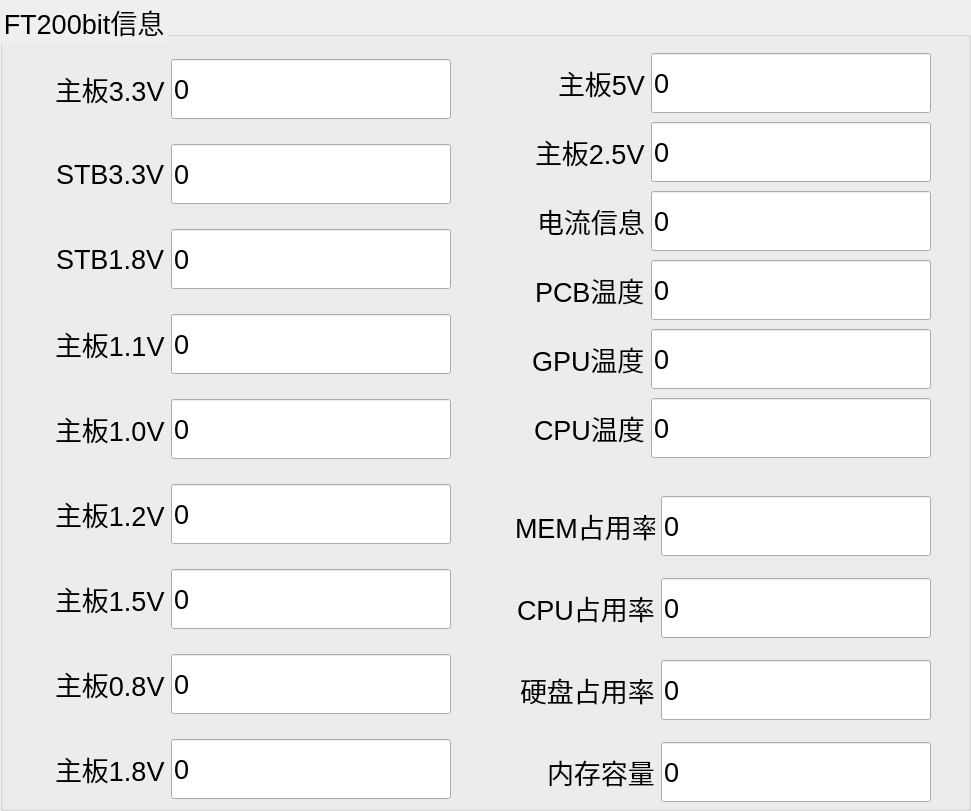
      <widget class="QGroupBox" name="Ft2000Group">
       <property name="geometry">
        <rect>
         <x>960</x>
         <y>-5</y>
         <width>971</width>
         <height>811</height>
        </rect>
       </property>
       <property name="styleSheet">
        <string notr="true">font: 20pt;</string>
       </property>
       <property name="title">
        <string>FT200bit信息</string>
       </property>
       <widget class="QWidget" name="layoutWidget_4">
        <property name="geometry">
         <rect>
          <x>30</x>
          <y>40</y>
          <width>421</width>
          <height>781</height>
         </rect>
        </property>
        <layout class="QVBoxLayout" name="verticalLayout_9">
         <item>
          <layout class="QHBoxLayout" name="horizontalLayout_23">
           <item>
            <spacer name="horizontalSpacer_34">
             <property name="orientation">
              <enum>Qt::Horizontal</enum>
             </property>
             <property name="sizeHint" stdset="0">
              <size>
               <width>40</width>
               <height>20</height>
              </size>
             </property>
            </spacer>
           </item>
           <item>
            <widget class="QLabel" name="ht706TemSensor1_2">
             <property name="layoutDirection">
              <enum>Qt::LeftToRight</enum>
             </property>
             <property name="text">
              <string>主板3.3V</string>
             </property>
            </widget>
           </item>
           <item>
            <widget class="QLineEdit" name="lineEditFT3_3">
             <property name="minimumSize">
              <size>
               <width>280</width>
               <height>60</height>
              </size>
             </property>
             <property name="maximumSize">
              <size>
               <width>280</width>
               <height>16777215</height>
              </size>
             </property>
             <property name="text">
              <string>0</string>
             </property>
            </widget>
           </item>
          </layout>
         </item>
         <item>
          <layout class="QHBoxLayout" name="horizontalLayout_24">
           <item>
            <spacer name="horizontalSpacer_33">
             <property name="orientation">
              <enum>Qt::Horizontal</enum>
             </property>
             <property name="sizeHint" stdset="0">
              <size>
               <width>40</width>
               <height>20</height>
              </size>
             </property>
            </spacer>
           </item>
           <item>
            <widget class="QLabel" name="ht706TemSnsor2_2">
             <property name="layoutDirection">
              <enum>Qt::LeftToRight</enum>
             </property>
             <property name="text">
              <string>STB3.3V</string>
             </property>
            </widget>
           </item>
           <item>
            <widget class="QLineEdit" name="lineEditFTStb3_3">
             <property name="minimumSize">
              <size>
               <width>280</width>
               <height>60</height>
              </size>
             </property>
             <property name="maximumSize">
              <size>
               <width>280</width>
               <height>16777215</height>
              </size>
             </property>
             <property name="text">
              <string>0</string>
             </property>
            </widget>
           </item>
          </layout>
         </item>
         <item>
          <layout class="QHBoxLayout" name="horizontalLayout_25">
           <item>
            <spacer name="horizontalSpacer_32">
             <property name="orientation">
              <enum>Qt::Horizontal</enum>
             </property>
             <property name="sizeHint" stdset="0">
              <size>
               <width>40</width>
               <height>20</height>
              </size>
             </property>
            </spacer>
           </item>
           <item>
            <widget class="QLabel" name="ht706Board12v_2">
             <property name="layoutDirection">
              <enum>Qt::LeftToRight</enum>
             </property>
             <property name="text">
              <string>STB1.8V</string>
             </property>
            </widget>
           </item>
           <item>
            <widget class="QLineEdit" name="lineEditFTStb5">
             <property name="minimumSize">
              <size>
               <width>280</width>
               <height>60</height>
              </size>
             </property>
             <property name="maximumSize">
              <size>
               <width>280</width>
               <height>16777215</height>
              </size>
             </property>
             <property name="text">
              <string>0</string>
             </property>
            </widget>
           </item>
          </layout>
         </item>
         <item>
          <layout class="QHBoxLayout" name="horizontalLayout_26">
           <item>
            <spacer name="horizontalSpacer_31">
             <property name="orientation">
              <enum>Qt::Horizontal</enum>
             </property>
             <property name="sizeHint" stdset="0">
              <size>
               <width>40</width>
               <height>20</height>
              </size>
             </property>
            </spacer>
           </item>
           <item>
            <widget class="QLabel" name="ht706Board5v_2">
             <property name="layoutDirection">
              <enum>Qt::LeftToRight</enum>
             </property>
             <property name="text">
              <string>主板1.1V</string>
             </property>
            </widget>
           </item>
           <item>
            <widget class="QLineEdit" name="lineEditFT1_1">
             <property name="minimumSize">
              <size>
               <width>280</width>
               <height>60</height>
              </size>
             </property>
             <property name="maximumSize">
              <size>
               <width>280</width>
               <height>16777215</height>
              </size>
             </property>
             <property name="text">
              <string>0</string>
             </property>
            </widget>
           </item>
          </layout>
         </item>
         <item>
          <layout class="QHBoxLayout" name="horizontalLayout_27">
           <item>
            <spacer name="horizontalSpacer_30">
             <property name="orientation">
              <enum>Qt::Horizontal</enum>
             </property>
             <property name="sizeHint" stdset="0">
              <size>
               <width>40</width>
               <height>20</height>
              </size>
             </property>
            </spacer>
           </item>
           <item>
            <widget class="QLabel" name="ht706Board3_3v_2">
             <property name="layoutDirection">
              <enum>Qt::LeftToRight</enum>
             </property>
             <property name="text">
              <string>主板1.0V</string>
             </property>
            </widget>
           </item>
           <item>
            <widget class="QLineEdit" name="lineEditFT1_0">
             <property name="minimumSize">
              <size>
               <width>280</width>
               <height>60</height>
              </size>
             </property>
             <property name="maximumSize">
              <size>
               <width>280</width>
               <height>16777215</height>
              </size>
             </property>
             <property name="text">
              <string>0</string>
             </property>
            </widget>
           </item>
          </layout>
         </item>
         <item>
          <layout class="QHBoxLayout" name="horizontalLayout_28">
           <item>
            <spacer name="horizontalSpacer_29">
             <property name="orientation">
              <enum>Qt::Horizontal</enum>
             </property>
             <property name="sizeHint" stdset="0">
              <size>
               <width>40</width>
               <height>20</height>
              </size>
             </property>
            </spacer>
           </item>
           <item>
            <widget class="QLabel" name="ht706Board1_2v_2">
             <property name="layoutDirection">
              <enum>Qt::LeftToRight</enum>
             </property>
             <property name="text">
              <string>主板1.2V</string>
             </property>
            </widget>
           </item>
           <item>
            <widget class="QLineEdit" name="lineEditFT1_2">
             <property name="minimumSize">
              <size>
               <width>280</width>
               <height>60</height>
              </size>
             </property>
             <property name="maximumSize">
              <size>
               <width>280</width>
               <height>16777215</height>
              </size>
             </property>
             <property name="text">
              <string>0</string>
             </property>
            </widget>
           </item>
          </layout>
         </item>
         <item>
          <layout class="QHBoxLayout" name="horizontalLayout_29">
           <item>
            <spacer name="horizontalSpacer_28">
             <property name="orientation">
              <enum>Qt::Horizontal</enum>
             </property>
             <property name="sizeHint" stdset="0">
              <size>
               <width>40</width>
               <height>20</height>
              </size>
             </property>
            </spacer>
           </item>
           <item>
            <widget class="QLabel" name="ht706HeatStatus_2">
             <property name="layoutDirection">
              <enum>Qt::LeftToRight</enum>
             </property>
             <property name="text">
              <string>主板1.5V</string>
             </property>
            </widget>
           </item>
           <item>
            <widget class="QLineEdit" name="lineEditFT1_5">
             <property name="minimumSize">
              <size>
               <width>280</width>
               <height>60</height>
              </size>
             </property>
             <property name="maximumSize">
              <size>
               <width>280</width>
               <height>16777215</height>
              </size>
             </property>
             <property name="text">
              <string>0</string>
             </property>
            </widget>
           </item>
          </layout>
         </item>
         <item>
          <layout class="QHBoxLayout" name="horizontalLayout_22">
           <item>
            <spacer name="horizontalSpacer_18">
             <property name="orientation">
              <enum>Qt::Horizontal</enum>
             </property>
             <property name="sizeHint" stdset="0">
              <size>
               <width>10</width>
               <height>20</height>
              </size>
             </property>
            </spacer>
           </item>
           <item>
            <widget class="QLabel" name="ht706BoardTem_6">
             <property name="layoutDirection">
              <enum>Qt::LeftToRight</enum>
             </property>
             <property name="text">
              <string>主板0.8V</string>
             </property>
            </widget>
           </item>
           <item>
            <widget class="QLineEdit" name="lineEditFt0_8">
             <property name="minimumSize">
              <size>
               <width>280</width>
               <height>60</height>
              </size>
             </property>
             <property name="maximumSize">
              <size>
               <width>280</width>
               <height>16777215</height>
              </size>
             </property>
             <property name="text">
              <string>0</string>
             </property>
            </widget>
           </item>
          </layout>
         </item>
         <item>
          <layout class="QHBoxLayout" name="horizontalLayout_21">
           <item>
            <spacer name="horizontalSpacer_19">
             <property name="orientation">
              <enum>Qt::Horizontal</enum>
             </property>
             <property name="sizeHint" stdset="0">
              <size>
               <width>10</width>
               <height>20</height>
              </size>
             </property>
            </spacer>
           </item>
           <item>
            <widget class="QLabel" name="ht706BoardTem_5">
             <property name="layoutDirection">
              <enum>Qt::LeftToRight</enum>
             </property>
             <property name="text">
              <string>主板1.8V</string>
             </property>
            </widget>
           </item>
           <item>
            <widget class="QLineEdit" name="lineEditFT1_8">
             <property name="minimumSize">
              <size>
               <width>280</width>
               <height>60</height>
              </size>
             </property>
             <property name="text">
              <string>0</string>
             </property>
            </widget>
           </item>
          </layout>
         </item>
        </layout>
       </widget>
       <widget class="QWidget" name="layoutWidget_2">
        <property name="geometry">
         <rect>
          <x>500</x>
          <y>50</y>
          <width>431</width>
          <height>411</height>
         </rect>
        </property>
        <layout class="QVBoxLayout" name="verticalLayout_6">
         <item>
          <layout class="QHBoxLayout" name="horizontalLayout_30">
           <item>
            <spacer name="horizontalSpacer_27">
             <property name="orientation">
              <enum>Qt::Horizontal</enum>
             </property>
             <property name="sizeHint" stdset="0">
              <size>
               <width>40</width>
               <height>20</height>
              </size>
             </property>
            </spacer>
           </item>
           <item>
            <widget class="QLabel" name="ht706BoardTem_2">
             <property name="layoutDirection">
              <enum>Qt::LeftToRight</enum>
             </property>
             <property name="text">
              <string>主板5V</string>
             </property>
            </widget>
           </item>
           <item>
            <widget class="QLineEdit" name="lineEditFT5">
             <property name="minimumSize">
              <size>
               <width>280</width>
               <height>60</height>
              </size>
             </property>
             <property name="maximumSize">
              <size>
               <width>280</width>
               <height>16777215</height>
              </size>
             </property>
             <property name="text">
              <string>0</string>
             </property>
            </widget>
           </item>
          </layout>
         </item>
         <item>
          <layout class="QHBoxLayout" name="horizontalLayout_47">
           <item>
            <spacer name="horizontalSpacer_38">
             <property name="orientation">
              <enum>Qt::Horizontal</enum>
             </property>
             <property name="sizeHint" stdset="0">
              <size>
               <width>40</width>
               <height>20</height>
              </size>
             </property>
            </spacer>
           </item>
           <item>
            <widget class="QLabel" name="ht706BoardTem_4">
             <property name="layoutDirection">
              <enum>Qt::LeftToRight</enum>
             </property>
             <property name="text">
              <string>主板2.5V</string>
             </property>
            </widget>
           </item>
           <item>
            <widget class="QLineEdit" name="lineEditFT2_5">
             <property name="minimumSize">
              <size>
               <width>280</width>
               <height>60</height>
              </size>
             </property>
             <property name="maximumSize">
              <size>
               <width>280</width>
               <height>16777215</height>
              </size>
             </property>
             <property name="text">
              <string>0</string>
             </property>
            </widget>
           </item>
          </layout>
         </item>
         <item>
          <layout class="QHBoxLayout" name="horizontalLayout_20">
           <item>
            <spacer name="horizontalSpacer_20">
             <property name="orientation">
              <enum>Qt::Horizontal</enum>
             </property>
             <property name="sizeHint" stdset="0">
              <size>
               <width>13</width>
               <height>20</height>
              </size>
             </property>
            </spacer>
           </item>
           <item>
            <widget class="QLabel" name="ht706ChnSignal_2">
             <property name="layoutDirection">
              <enum>Qt::LeftToRight</enum>
             </property>
             <property name="text">
              <string>电流信息</string>
             </property>
            </widget>
           </item>
           <item>
            <widget class="QLineEdit" name="lineEditFtCurrent">
             <property name="minimumSize">
              <size>
               <width>280</width>
               <height>60</height>
              </size>
             </property>
             <property name="text">
              <string>0</string>
             </property>
            </widget>
           </item>
          </layout>
         </item>
         <item>
          <layout class="QHBoxLayout" name="horizontalLayout_11">
           <item>
            <spacer name="horizontalSpacer_23">
             <property name="orientation">
              <enum>Qt::Horizontal</enum>
             </property>
             <property name="sizeHint" stdset="0">
              <size>
               <width>13</width>
               <height>20</height>
              </size>
             </property>
            </spacer>
           </item>
           <item>
            <widget class="QLabel" name="ht706Light_2">
             <property name="layoutDirection">
              <enum>Qt::LeftToRight</enum>
             </property>
             <property name="text">
              <string>PCB温度</string>
             </property>
            </widget>
           </item>
           <item>
            <widget class="QLineEdit" name="lineEditFtPcbTemp">
             <property name="minimumSize">
              <size>
               <width>280</width>
               <height>60</height>
              </size>
             </property>
             <property name="text">
              <string>0</string>
             </property>
            </widget>
           </item>
          </layout>
         </item>
         <item>
          <layout class="QHBoxLayout" name="horizontalLayout_13">
           <item>
            <spacer name="horizontalSpacer_22">
             <property name="orientation">
              <enum>Qt::Horizontal</enum>
             </property>
             <property name="sizeHint" stdset="0">
              <size>
               <width>13</width>
               <height>20</height>
              </size>
             </property>
            </spacer>
           </item>
           <item>
            <widget class="QLabel" name="ht706Contrast_2">
             <property name="layoutDirection">
              <enum>Qt::LeftToRight</enum>
             </property>
             <property name="text">
              <string>GPU温度</string>
             </property>
            </widget>
           </item>
           <item>
            <widget class="QLineEdit" name="lineEditFtGpuTemp">
             <property name="minimumSize">
              <size>
               <width>280</width>
               <height>60</height>
              </size>
             </property>
             <property name="text">
              <string>0</string>
             </property>
            </widget>
           </item>
          </layout>
         </item>
         <item>
          <layout class="QHBoxLayout" name="horizontalLayout_14">
           <item>
            <spacer name="horizontalSpacer_21">
             <property name="orientation">
              <enum>Qt::Horizontal</enum>
             </property>
             <property name="sizeHint" stdset="0">
              <size>
               <width>13</width>
               <height>20</height>
              </size>
             </property>
            </spacer>
           </item>
           <item>
            <widget class="QLabel" name="ht706ChnInterface_2">
             <property name="layoutDirection">
              <enum>Qt::LeftToRight</enum>
             </property>
             <property name="text">
              <string>CPU温度</string>
             </property>
            </widget>
           </item>
           <item>
            <widget class="QLineEdit" name="lineEditFtCpuTemp">
             <property name="minimumSize">
              <size>
               <width>280</width>
               <height>60</height>
              </size>
             </property>
             <property name="text">
              <string>0</string>
             </property>
            </widget>
           </item>
          </layout>
         </item>
        </layout>
       </widget>
       <widget class="QWidget" name="layoutWidget_3">
        <property name="geometry">
         <rect>
          <x>500</x>
          <y>480</y>
          <width>431</width>
          <height>341</height>
         </rect>
        </property>
        <layout class="QVBoxLayout" name="verticalLayout_7">
         <item>
          <layout class="QHBoxLayout" name="horizontalLayout_15">
           <item>
            <spacer name="horizontalSpacer_17">
             <property name="orientation">
              <enum>Qt::Horizontal</enum>
             </property>
             <property name="sizeHint" stdset="0">
              <size>
               <width>20</width>
               <height>20</height>
              </size>
             </property>
            </spacer>
           </item>
           <item>
            <widget class="QLabel" name="ht706ChnSignal_4">
             <property name="maximumSize">
              <size>
               <width>140</width>
               <height>16777215</height>
              </size>
             </property>
             <property name="layoutDirection">
              <enum>Qt::LeftToRight</enum>
             </property>
             <property name="text">
              <string>MEM占用率</string>
             </property>
            </widget>
           </item>
           <item>
            <widget class="QLineEdit" name="lineEditFtMEMOcc">
             <property name="minimumSize">
              <size>
               <width>270</width>
               <height>60</height>
              </size>
             </property>
             <property name="maximumSize">
              <size>
               <width>270</width>
               <height>16777215</height>
              </size>
             </property>
             <property name="text">
              <string>0</string>
             </property>
            </widget>
           </item>
          </layout>
         </item>
         <item>
          <layout class="QHBoxLayout" name="horizontalLayout_16">
           <item>
            <spacer name="horizontalSpacer_16">
             <property name="orientation">
              <enum>Qt::Horizontal</enum>
             </property>
             <property name="sizeHint" stdset="0">
              <size>
               <width>10</width>
               <height>20</height>
              </size>
             </property>
            </spacer>
           </item>
           <item>
            <widget class="QLabel" name="ht706ChnSignal_5">
             <property name="maximumSize">
              <size>
               <width>140</width>
               <height>16777215</height>
              </size>
             </property>
             <property name="layoutDirection">
              <enum>Qt::LeftToRight</enum>
             </property>
             <property name="text">
              <string>CPU占用率</string>
             </property>
            </widget>
           </item>
           <item>
            <widget class="QLineEdit" name="lineEditFtCpuOcc">
             <property name="minimumSize">
              <size>
               <width>270</width>
               <height>60</height>
              </size>
             </property>
             <property name="maximumSize">
              <size>
               <width>270</width>
               <height>16777215</height>
              </size>
             </property>
             <property name="text">
              <string>0</string>
             </property>
            </widget>
           </item>
          </layout>
         </item>
         <item>
          <layout class="QHBoxLayout" name="horizontalLayout_41">
           <item>
            <spacer name="horizontalSpacer_45">
             <property name="orientation">
              <enum>Qt::Horizontal</enum>
             </property>
             <property name="sizeHint" stdset="0">
              <size>
               <width>13</width>
               <height>20</height>
              </size>
             </property>
            </spacer>
           </item>
           <item>
            <widget class="QLabel" name="ht706ChnSignal_9">
             <property name="layoutDirection">
              <enum>Qt::LeftToRight</enum>
             </property>
             <property name="text">
              <string>硬盘占用率</string>
             </property>
            </widget>
           </item>
           <item>
            <widget class="QLineEdit" name="lineEditDiskOcc">
             <property name="minimumSize">
              <size>
               <width>270</width>
               <height>60</height>
              </size>
             </property>
             <property name="maximumSize">
              <size>
               <width>270</width>
               <height>16777215</height>
              </size>
             </property>
             <property name="text">
              <string>0</string>
             </property>
            </widget>
           </item>
          </layout>
         </item>
         <item>
          <layout class="QHBoxLayout" name="horizontalLayout_18">
           <item>
            <spacer name="horizontalSpacer_24">
             <property name="orientation">
              <enum>Qt::Horizontal</enum>
             </property>
             <property name="sizeHint" stdset="0">
              <size>
               <width>13</width>
               <height>20</height>
              </size>
             </property>
            </spacer>
           </item>
           <item>
            <widget class="QLabel" name="ht706ChnSignal_7">
             <property name="layoutDirection">
              <enum>Qt::LeftToRight</enum>
             </property>
             <property name="text">
              <string>内存容量</string>
             </property>
            </widget>
           </item>
           <item>
            <widget class="QLineEdit" name="lineEditMemSize">
             <property name="minimumSize">
              <size>
               <width>270</width>
               <height>60</height>
              </size>
             </property>
             <property name="maximumSize">
              <size>
               <width>270</width>
               <height>16777215</height>
              </size>
             </property>
             <property name="text">
              <string>0</string>
             </property>
            </widget>
           </item>
          </layout>
         </item>
        </layout>
       </widget>
      </widget>
